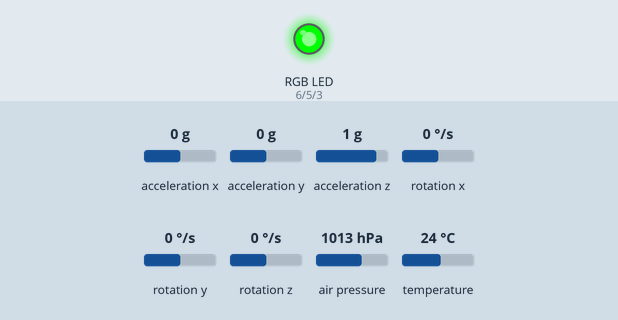
Bench run of a sketch on a simulated Arduino Uno, built with avr-gcc and run on an emulated ATmega328P. Shown: an RGB LED mixed from three pins (HIGH = lit). Wiring (inferred from the names in the program): MPU-6050 motion sensor at I2C address 0x68. Inputs (shaded band) come from the test bench; at power-on: acceleration x 0 g, acceleration y 0 g, acceleration z 1 g, rotation x 0 °/s, rotation y 0 °/s, rotation z 0 °/s, air pressure 1013 hPa, temperature 24 °C. Storage starts empty; what the sketch prints to the serial monitor is not drawn.

Above: at 0.2 s.
Timing chart, 0 to 1.7 s (numbered marks = the images above):
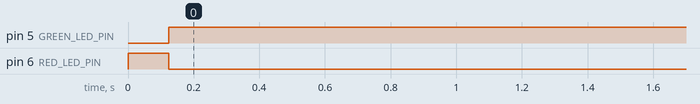

The sketch:

Raw_Data_Logging.ino
```cpp
#include<Wire.h>
#include <SD.h>
#include <Adafruit_BMP280.h>

const int MPU_addr=0x68; // I2C address of the MPU-6050
int16_t AcX,AcY,AcZ,Tmp,GyX,GyY,GyZ;


//definition of relevant pins for the RGB LED
#define BLUE_LED_PIN 3   //set blue LED pin
#define GREEN_LED_PIN 5 //set yellow LED pin
#define RED_LED_PIN 6   //set red LED pin

float counter = 0;
const int chipSelect = 4;

Adafruit_BMP280 bmp; // use I2C interface
Adafruit_Sensor *bmp_temp = bmp.getTemperatureSensor();

void setup(){
  Wire.begin();
  Wire.beginTransmission(MPU_addr);
  Wire.write(0x6B); // PWR_MGMT_1 register
  Wire.write(0); // set to zero (wakes up the MPU-6050)
  Wire.endTransmission(true);
  Serial.begin(9600);
  pinMode(BLUE_LED_PIN, OUTPUT);
  pinMode(GREEN_LED_PIN, OUTPUT);
  pinMode(RED_LED_PIN, OUTPUT);
  digitalWrite(RED_LED_PIN, HIGH);
    // BMP280
  Serial.println(F("BMP280 Sensor event test"));

  //if (!bmp.begin(BMP280_ADDRESS_ALT, BMP280_CHIPID)) {
  if (!bmp.begin()) {
    Serial.println(F("Could not find a valid BMP280 sensor, check wiring or "
                      "try a different address!"));
    while (1) delay(10);
  }

  /* Default settings from datasheet. */
  bmp.setSampling(Adafruit_BMP280::MODE_NORMAL,     /* Operating Mode. */
                  Adafruit_BMP280::SAMPLING_X2,     /* Temp. oversampling */
                  Adafruit_BMP280::SAMPLING_X16,    /* Pressure oversampling */
                  Adafruit_BMP280::FILTER_X16,      /* Filtering. */
                  Adafruit_BMP280::STANDBY_MS_500); /* Standby time. */

  bmp_temp->printSensorDetails();
  // SD CARD READER
  while (!Serial) {
    ; // wait for serial port to connect. Needed for native USB port only
  }
  Serial.print("Initializing SD card...");

  // see if the card is present and can be initialized:
  if (!SD.begin(chipSelect)) {
    Serial.println("Card failed, or not present");
    // don't do anything more:
    while (1);
  }
  Serial.println("card initialized.");
  SD.remove("datalog.txt");
  delay(100);
}

void loop(){
  digitalWrite(RED_LED_PIN, LOW);
  digitalWrite(GREEN_LED_PIN, HIGH);
  // open the file. note that only one file can be open at a time,
    // so you have to close this one before opening another.
   File dataFile = SD.open("datalog.txt", FILE_WRITE);
    // if the file is available, write to it:
    if (dataFile) {
      Wire.beginTransmission(MPU_addr);
      Wire.write(0x3B); // starting with register 0x3B (ACCEL_XOUT_H)
      Wire.endTransmission(false);
      Wire.requestFrom(MPU_addr,14,true); // request a total of 14 registers
      AcX=Wire.read()<<8|Wire.read(); // 0x3B (ACCEL_XOUT_H) & 0x3C (ACCEL_XOUT_L)
      AcY=Wire.read()<<8|Wire.read(); // 0x3D (ACCEL_YOUT_H) & 0x3E (ACCEL_YOUT_L)
      AcZ=Wire.read()<<8|Wire.read(); // 0x3F (ACCEL_ZOUT_H) & 0x40 (ACCEL_ZOUT_L)
      Tmp=Wire.read()<<8|Wire.read(); // 0x41 (TEMP_OUT_H) & 0x42 (TEMP_OUT_L)
      GyX=Wire.read()<<8|Wire.read(); // 0x43 (GYRO_XOUT_H) & 0x44 (GYRO_XOUT_L)
      GyY=Wire.read()<<8|Wire.read(); // 0x45 (GYRO_YOUT_H) & 0x46 (GYRO_YOUT_L)
      GyZ=Wire.read()<<8|Wire.read(); // 0x47 (GYRO_ZOUT_H) & 0x48 (GYRO_ZOUT_L)
      dataFile.print(counter);
      dataFile.print(",");
      dataFile.print(AcX);
      dataFile.print(",");
      dataFile.print(AcY);
      dataFile.print(",");
      dataFile.print(AcZ);
      dataFile.print(",");
      dataFile.print(Tmp/340.00+36.53);
      dataFile.print(",");
      dataFile.print(GyX);
      dataFile.print(",");
      dataFile.print(GyY);
      dataFile.print(",");
      dataFile.print(GyZ);
      dataFile.print(",");
      dataFile.print(bmp.readPressure()/100);
      dataFile.print(",");
      dataFile.print(bmp.readTemperature());
      dataFile.println("");
      dataFile.close();
    }
        // if the file isn't open, pop up an error:
    else {
      Serial.println("error opening datalog.txt");
      digitalWrite(GREEN_LED_PIN, LOW);
      digitalWrite(RED_LED_PIN, HIGH);
      while(1);
    }
    counter += 0.5;
    delay(500);
}
```

Measured:
- by itself, pin 5 (GREEN_LED_PIN): LOW → HIGH at 0.12 s
- by itself, pin 6 (RED_LED_PIN): HIGH → LOW at 0.12 s
